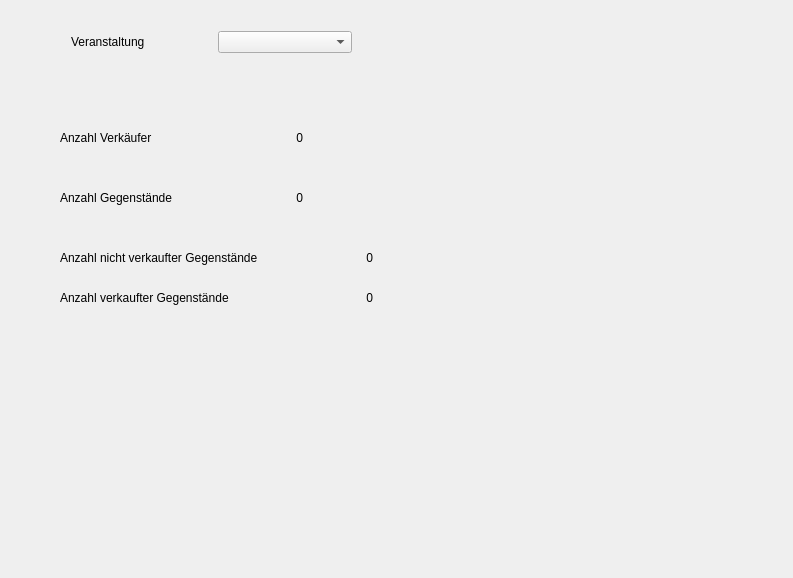
<?xml version="1.0" encoding="UTF-8"?>
<ui version="4.0">
 <class>EventStatusWidget</class>
 <widget class="QWidget" name="EventStatusWidget">
  <property name="geometry">
   <rect>
    <x>0</x>
    <y>0</y>
    <width>793</width>
    <height>578</height>
   </rect>
  </property>
  <property name="windowTitle">
   <string>Form</string>
  </property>
  <widget class="QLabel" name="numbersellerlabel">
   <property name="geometry">
    <rect>
     <x>60</x>
     <y>130</y>
     <width>111</width>
     <height>16</height>
    </rect>
   </property>
   <property name="text">
    <string>Anzahl Verkäufer</string>
   </property>
  </widget>
  <widget class="QLabel" name="numberItemslabel">
   <property name="geometry">
    <rect>
     <x>60</x>
     <y>190</y>
     <width>131</width>
     <height>16</height>
    </rect>
   </property>
   <property name="text">
    <string>Anzahl Gegenstände</string>
   </property>
  </widget>
  <widget class="QLabel" name="numbersellersresultlabel">
   <property name="geometry">
    <rect>
     <x>250</x>
     <y>130</y>
     <width>53</width>
     <height>16</height>
    </rect>
   </property>
   <property name="text">
    <string>0</string>
   </property>
   <property name="alignment">
    <set>Qt::AlignRight|Qt::AlignTrailing|Qt::AlignVCenter</set>
   </property>
  </widget>
  <widget class="QLabel" name="numberitemsresultlabel">
   <property name="geometry">
    <rect>
     <x>250</x>
     <y>190</y>
     <width>53</width>
     <height>16</height>
    </rect>
   </property>
   <property name="text">
    <string>0</string>
   </property>
   <property name="alignment">
    <set>Qt::AlignRight|Qt::AlignTrailing|Qt::AlignVCenter</set>
   </property>
  </widget>
  <widget class="QLabel" name="numberunsolditemslabel">
   <property name="geometry">
    <rect>
     <x>60</x>
     <y>250</y>
     <width>221</width>
     <height>16</height>
    </rect>
   </property>
   <property name="text">
    <string>Anzahl nicht verkaufter Gegenstände</string>
   </property>
  </widget>
  <widget class="QLabel" name="numbersolditemslabel">
   <property name="geometry">
    <rect>
     <x>60</x>
     <y>290</y>
     <width>211</width>
     <height>16</height>
    </rect>
   </property>
   <property name="text">
    <string>Anzahl verkaufter Gegenstände</string>
   </property>
  </widget>
  <widget class="QLabel" name="numberunsolditemsresultlabel">
   <property name="geometry">
    <rect>
     <x>320</x>
     <y>250</y>
     <width>53</width>
     <height>16</height>
    </rect>
   </property>
   <property name="text">
    <string>0</string>
   </property>
   <property name="alignment">
    <set>Qt::AlignRight|Qt::AlignTrailing|Qt::AlignVCenter</set>
   </property>
  </widget>
  <widget class="QLabel" name="numbersolditemsresultlabel">
   <property name="geometry">
    <rect>
     <x>320</x>
     <y>290</y>
     <width>53</width>
     <height>16</height>
    </rect>
   </property>
   <property name="text">
    <string>0</string>
   </property>
   <property name="alignment">
    <set>Qt::AlignRight|Qt::AlignTrailing|Qt::AlignVCenter</set>
   </property>
  </widget>
  <widget class="QWidget" name="">
   <property name="geometry">
    <rect>
     <x>71</x>
     <y>30</y>
     <width>281</width>
     <height>24</height>
    </rect>
   </property>
   <layout class="QHBoxLayout" name="horizontalLayout" stretch="1,1,2">
    <item>
     <widget class="QLabel" name="eventlabel">
      <property name="text">
       <string>Veranstaltung</string>
      </property>
     </widget>
    </item>
    <item>
     <spacer name="horizontalSpacer">
      <property name="orientation">
       <enum>Qt::Horizontal</enum>
      </property>
      <property name="sizeHint" stdset="0">
       <size>
        <width>40</width>
        <height>20</height>
       </size>
      </property>
     </spacer>
    </item>
    <item>
     <widget class="QComboBox" name="eventComboBox"/>
    </item>
   </layout>
  </widget>
 </widget>
 <resources/>
 <connections/>
</ui>
